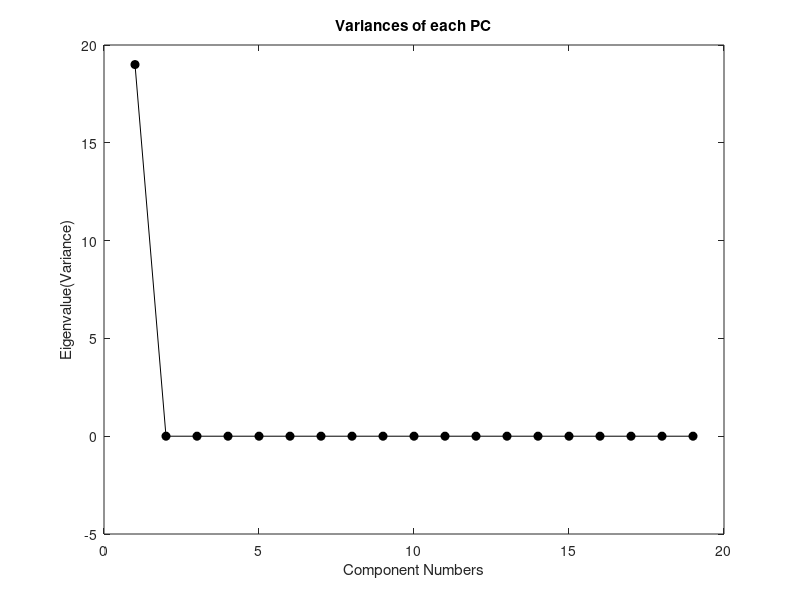
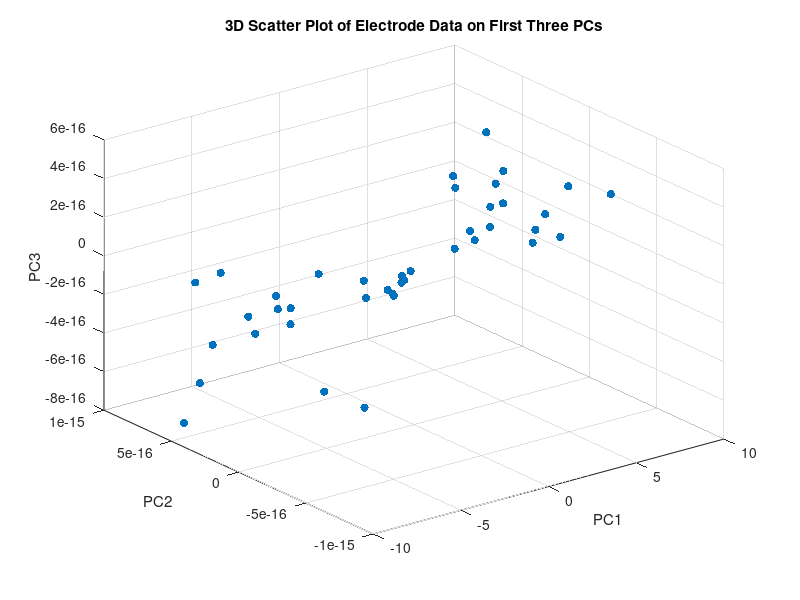

These charts were generated, in order, by the following MATLAB code:
% Load the data from the .mat file
data = load('Lab1/F0_Electrodes.mat');
colors = lines(6);

Electrodes = data.Electrodes;
electrodes = zeros(60,19);

count = 1;
for i = 1:size(Electrodes,1)
    for j = 1:size(Electrodes,2)
        electrodes(count,:) = Electrodes(i,j,:);
        count = count+1; 
    end
end


% Standardize data
standardizedData = (electrodes - mean(electrodes)) ./ std(electrodes);

% Find Covariance matrix
covarianceMatrix = cov(standardizedData);

% Find Eigenvectors and Eigenvalues
[eigenvectors, eigenvalues] = eig(covarianceMatrix);


% Sort the eigenvalues in descending order and get indices
eigenvalues = diag(eigenvalues);
format short;
[sorted_eigenvalues, sort_index] = sort(eigenvalues, 'descend');
disp(sorted_eigenvalues);

% Scree plot
pc_numbers = 1:length(eigenvalues);
plot(pc_numbers, sorted_eigenvalues, 'o-k', 'MarkerFaceColor', 'k');
xlabel('Component Numbers');
ylabel('Eigenvalue(Variance)');
title('Variances of each PC');


 
% Extract the three largest eigenvalues
largest_eigenvalues = sorted_eigenvalues(1:3);
 
% Extract the eigenvectors corresponding to the three largest eigenvalues
F = eigenvectors(:, sort_index(1:3));
 
% Display the results
disp('Three Largest Eigenvalues:');
disp(largest_eigenvalues);
disp('Projection Matrix:');
disp(F);


% Project data on PCs
projectedData = standardizedData * F;
disp('projected data');
disp(projectedData);

% 3D scatter plot of projected data
figure;
scatter3(projectedData(:,1), projectedData(:,2), projectedData(:,3), 'filled');
title('3D Scatter Plot of Electrode Data on First Three PCs');
xlabel('PC1');
ylabel('PC2');
zlabel('PC3');
grid on;
